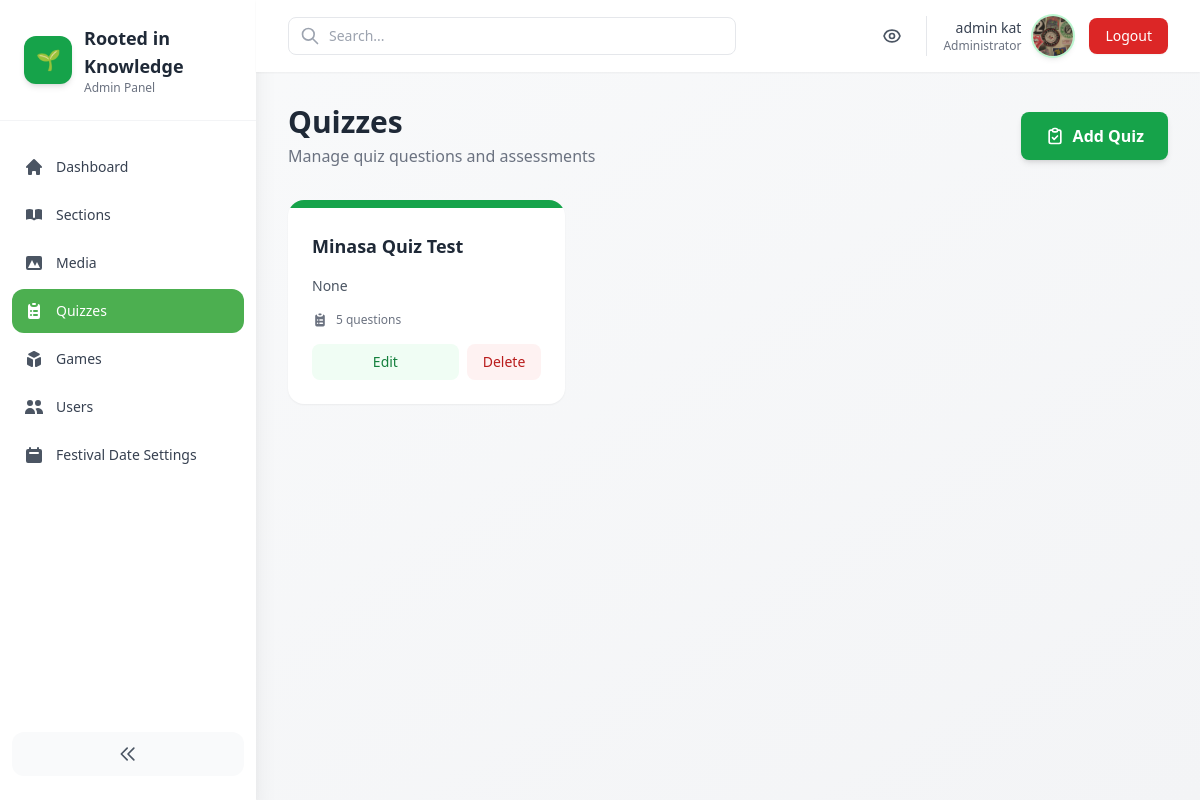
The app's page /admin-panel/quizzes/ (signed in) with its own data.
### core/models.py (models this page shows, shortened)
class StudentProfile(models.Model):
    user = models.OneToOneField(settings.AUTH_USER_MODEL, on_delete=models.CASCADE)
    full_name = models.CharField(max_length=200, blank=True)
    profile_picture = models.ImageField(upload_to='profile_pics/', blank=True, null=True)
    birthday = models.DateField(null=True, blank=True)
    grade = models.PositiveSmallIntegerField(null=True, blank=True)
    must_change_password = models.BooleanField(default=True)
    created_at = models.DateTimeField(auto_now_add=True)

### quizzes/models.py (models this page shows, shortened)
class Quiz(models.Model):
    title = models.CharField(max_length=200)
    article = models.ForeignKey(Article, on_delete=models.SET_NULL, null=True, blank=True)

### core/admin_panel/views.py (the view)
# urls.py: path('admin-panel/quizzes/', admin_views.QuizListView.as_view(), name='admin_quizzes'),
@method_decorator(staff_member_required, name='dispatch')
class QuizListView(ListView):
    model = Quiz
    template_name = 'core/admin_panel/quiz_list.html'
    context_object_name = 'quizzes'
    paginate_by = 12

### core/templates/core/admin_panel/quiz_list.html (shortened to what this page needs)
{% extends 'core/admin_panel/base.html' %}
{% block content %}
<div class="flex flex-col sm:flex-row sm:items-center sm:justify-between mb-8 gap-4">
  <div>
    <h1 class="text-3xl font-bold text-gray-800">Quizzes</h1>
    <p class="text-gray-500 mt-1">Manage quiz questions and assessments</p>
  </div>
  <a href="{% url 'core:admin_quiz_add' %}" class="inline-flex items-center justify-center gap-2 px-6 py-3 bg-green-600 text-white font-semibold rounded-lg hover:bg-green-700 transition-all shadow-md hover:shadow-lg">
    <svg class="w-5 h-5" fill="none" stroke="currentColor" viewBox="0 0 24 24">
      <path stroke-linecap="round" stroke-linejoin="round" stroke-width="2" d="M9 5H7a2 2 0 00-2 2v12a2 2 0 002 2h10a2 2 0 002-2V7a2 2 0 00-2-2h-2M9 5a2 2 0 002 2h2a2 2 0 002-2M9 5a2 2 0 012-2h2a2 2 0 012 2m-6 9l2 2 4-4"></path>
    </svg>
    Add Quiz
  </a>
</div>
<div class="grid grid-cols-1 md:grid-cols-2 lg:grid-cols-3 gap-6">
  {% for q in quizzes %}
  <div class="bg-white rounded-2xl shadow-sm hover:shadow-md transition-all overflow-hidden">
    <div class="h-2 bg-green-600"></div>
    <div class="p-6">
      <div class="flex items-start justify-between mb-3">
        <div class="flex-1">
          <h3 class="text-lg font-bold text-gray-800 mb-1">{{ q.title }}</h3>
        </div>
      </div>
      <p class="text-gray-600 text-sm mb-4 line-clamp-3">{{ q.article|truncatewords:20 }}</p>
      <div class="flex items-center gap-2 text-xs text-gray-500 mb-4">
        <span>{{ q.questions.count }} question{{ q.questions.count|pluralize }}</span>
      </div>
      <div class="flex gap-2">
        <a href="{% url 'core:admin_quiz_edit' q.pk %}" class="flex-1 px-4 py-2 bg-green-50 text-green-700 text-sm font-medium rounded-lg hover:bg-green-100 transition-colors text-center">
          Edit
        </a>
        <a href="{% url 'core:admin_quiz_delete' q.pk %}" class="px-4 py-2 bg-red-50 text-red-700 text-sm font-medium rounded-lg hover:bg-red-100 transition-colors">
          Delete
        </a>
      </div>
    </div>
  </div>
  {% endfor %}
</div>
{% endblock %}

### core/templates/core/admin_panel/base.html (shortened to what this page needs)
<!doctype html>
<html lang="en">
  <head>
    <script src="https://cdn.tailwindcss.com"></script>
  </head>
  <body class="bg-gradient-to-br from-gray-50 to-gray-100 min-h-screen antialiased" x-data="{ sidebarOpen: true, mobileMenuOpen: false }">
    <div class="min-h-screen flex">
      <aside :class="sidebarOpen ? 'w-64' : 'w-20'" class="bg-white shadow-xl transition-all duration-300 h-screen sticky top-0 hidden lg:block">
        <div class="p-6 border-b border-gray-100">
          <div class="flex items-center gap-3">
            <div class="w-12 h-12 bg-green-600 rounded-xl flex items-center justify-center text-white shadow-md flex-shrink-0">
              <span class="text-xl">🌱</span>
            </div>
            <div x-show="sidebarOpen" x-transition>
              <div class="text-lg font-bold text-gray-800">Rooted in Knowledge</div>
              <p class="text-xs text-gray-500">Admin Panel</p>
            </div>
          </div>
        </div>
        <nav class="mt-6 px-3">
          <ul class="space-y-1 text-sm">
            <li>
              <a href="{% url 'core:admin_dashboard' %}" class="flex items-center gap-3 p-3 rounded-xl hover:bg-green-50 transition-all group {% if request.resolver_match.url_name == 'admin_dashboard' %}active-nav{% endif %}">
                <svg class="w-5 h-5 flex-shrink-0 {% if request.resolver_match.url_name == 'admin_dashboard' %}text-white{% else %}text-gray-600 group-hover:text-green-600{% endif %}" fill="currentColor" viewBox="0 0 20 20">
                  <path d="M10.707 2.293a1 1 0 00-1.414 0l-7 7a1 1 0 001.414 1.414L4 10.414V17a1 1 0 001 1h2a1 1 0 001-1v-2a1 1 0 011-1h2a1 1 0 011 1v2a1 1 0 001 1h2a1 1 0 001-1v-6.586l.293.293a1 1 0 001.414-1.414l-7-7z"></path>
                </svg>
                <span x-show="sidebarOpen" class="font-medium {% if request.resolver_match.url_name == 'admin_dashboard' %}text-white{% else %}text-gray-700 group-hover:text-green-600{% endif %}">Dashboard</span>
              </a>
            </li>
            <li>
              <a href="{% url 'core:admin_sections' %}" class="flex items-center gap-3 p-3 rounded-xl hover:bg-green-50 transition-all group {% if 'section' in request.resolver_match.url_name %}active-nav{% endif %}">
                <svg class="w-5 h-5 flex-shrink-0 {% if 'section' in request.resolver_match.url_name %}text-white{% else %}text-gray-600 group-hover:text-green-600{% endif %}" fill="currentColor" viewBox="0 0 20 20">
                  <path d="M9 4.804A7.968 7.968 0 005.5 4c-1.255 0-2.443.29-3.5.804v10A7.969 7.969 0 015.5 14c1.669 0 3.218.51 4.5 1.385A7.962 7.962 0 0114.5 14c1.255 0 2.443.29 3.5.804v-10A7.968 7.968 0 0014.5 4c-1.255 0-2.443.29-3.5.804V12a1 1 0 11-2 0V4.804z"></path>
                </svg>
                <span x-show="sidebarOpen" class="font-medium {% if 'section' in request.resolver_match.url_name %}text-white{% else %}text-gray-700 group-hover:text-green-600{% endif %}">Sections</span>
              </a>
            </li>
            <li>
              <a href="{% url 'core:admin_media' %}" class="flex items-center gap-3 p-3 rounded-xl hover:bg-green-50 transition-all group {% if 'media' in request.resolver_match.url_name %}active-nav{% endif %}">
                <svg class="w-5 h-5 flex-shrink-0 {% if 'media' in request.resolver_match.url_name %}text-white{% else %}text-gray-600 group-hover:text-green-600{% endif %}" fill="currentColor" viewBox="0 0 20 20">
                  <path fill-rule="evenodd" d="M4 3a2 2 0 00-2 2v10a2 2 0 002 2h12a2 2 0 002-2V5a2 2 0 00-2-2H4zm12 12H4l4-8 3 6 2-4 3 6z" clip-rule="evenodd"></path>
                </svg>
                <span x-show="sidebarOpen" class="font-medium {% if 'media' in request.resolver_match.url_name %}text-white{% else %}text-gray-700 group-hover:text-green-600{% endif %}">Media</span>
              </a>
            </li>
            <li>
              <a href="{% url 'core:admin_quizzes' %}" class="flex items-center gap-3 p-3 rounded-xl hover:bg-green-50 transition-all group {% if 'quiz' in request.resolver_match.url_name %}active-nav{% endif %}">
                <svg class="w-5 h-5 flex-shrink-0 {% if 'quiz' in request.resolver_match.url_name %}text-white{% else %}text-gray-600 group-hover:text-green-600{% endif %}" fill="currentColor" viewBox="0 0 20 20">
                  <path d="M9 2a1 1 0 000 2h2a1 1 0 100-2H9z"></path>
                  <path fill-rule="evenodd" d="M4 5a2 2 0 012-2 3 3 0 003 3h2a3 3 0 003-3 2 2 0 012 2v11a2 2 0 01-2 2H6a2 2 0 01-2-2V5zm3 4a1 1 0 000 2h.01a1 1 0 100-2H7zm3 0a1 1 0 000 2h3a1 1 0 100-2h-3zm-3 4a1 1 0 100 2h.01a1 1 0 100-2H7zm3 0a1 1 0 100 2h3a1 1 0 100-2h-3z" clip-rule="evenodd"></path>
                </svg>
                <span x-show="sidebarOpen" class="font-medium {% if 'quiz' in request.resolver_match.url_name %}text-white{% else %}text-gray-700 group-hover:text-green-600{% endif %}">Quizzes</span>
              </a>
            </li>
            <li>
              <a href="{% url 'core:admin_games' %}" class="flex items-center gap-3 p-3 rounded-xl hover:bg-green-50 transition-all group {% if 'game' in request.resolver_match.url_name %}active-nav{% endif %}">
                <svg class="w-5 h-5 flex-shrink-0 {% if 'game' in request.resolver_match.url_name %}text-white{% else %}text-gray-600 group-hover:text-green-600{% endif %}" fill="currentColor" viewBox="0 0 20 20">
                  <path d="M11 17a1 1 0 001.447.894l4-2A1 1 0 0017 15V9.236a1 1 0 00-1.447-.894l-4 2a1 1 0 00-.553.894V17zM15.211 6.276a1 1 0 000-1.788l-4.764-2.382a1 1 0 00-.894 0L4.789 4.488a1 1 0 000 1.788l4.764 2.382a1 1 0 00.894 0l4.764-2.382zM4.447 8.342A1 1 0 003 9.236V15a1 1 0 00.553.894l4 2A1 1 0 009 17v-5.764a1 1 0 00-.553-.894l-4-2z"></path>
                </svg>
                <span x-show="sidebarOpen" class="font-medium {% if 'game' in request.resolver_match.url_name %}text-white{% else %}text-gray-700 group-hover:text-green-600{% endif %}">Games</span>
              </a>
            </li>
            <li>
              <a href="{% url 'core:admin_users' %}" class="flex items-center gap-3 p-3 rounded-xl hover:bg-green-50 transition-all group {% if 'user' in request.resolver_match.url_name %}active-nav{% endif %}">
                <svg class="w-5 h-5 flex-shrink-0 {% if 'user' in request.resolver_match.url_name %}text-white{% else %}text-gray-600 group-hover:text-green-600{% endif %}" fill="currentColor" viewBox="0 0 20 20">
                  <path d="M9 6a3 3 0 11-6 0 3 3 0 016 0zM17 6a3 3 0 11-6 0 3 3 0 016 0zM12.93 17c.046-.327.07-.66.07-1a6.97 6.97 0 00-1.5-4.33A5 5 0 0119 16v1h-6.07zM6 11a5 5 0 015 5v1H1v-1a5 5 0 015-5z"></path>
                </svg>
                <span x-show="sidebarOpen" class="font-medium {% if 'user' in request.resolver_match.url_name %}text-white{% else %}text-gray-700 group-hover:text-green-600{% endif %}">Users</span>
              </a>
            </li>
            <li>
              <a href="{% url 'core:admin_festival_date_settings' %}" class="flex items-center gap-3 p-3 rounded-xl hover:bg-green-50 transition-all group {% if 'festival_date' in request.resolver_match.url_name %}active-nav{% endif %}">
                <svg class="w-5 h-5 flex-shrink-0 {% if 'festival_date' in request.resolver_match.url_name %}text-white{% else %}text-gray-600 group-hover:text-green-600{% endif %}" fill="currentColor" viewBox="0 0 20 20">
                  <path fill-rule="evenodd" d="M6 2a1 1 0 00-1 1v1H4a2 2 0 00-2 2v10a2 2 0 002 2h12a2 2 0 002-2V6a2 2 0 00-2-2h-1V3a1 1 0 10-2 0v1H7V3a1 1 0 00-1-1zm0 5a1 1 0 000 2h8a1 1 0 100-2H6z" clip-rule="evenodd"></path>
                </svg>
                <span x-show="sidebarOpen" class="font-medium {% if 'festival_date' in request.resolver_match.url_name %}text-white{% else %}text-gray-700 group-hover:text-green-600{% endif %}">Festival Date Settings</span>
              </a>
            </li>
          </ul>
        </nav>
        <div class="absolute bottom-6 left-0 right-0 px-3">
          <button @click="sidebarOpen = !sidebarOpen" class="w-full p-3 bg-gray-50 hover:bg-gray-100 rounded-xl transition-all flex items-center justify-center">
            <svg class="w-5 h-5 text-gray-600" fill="none" stroke="currentColor" viewBox="0 0 24 24">
              <path stroke-linecap="round" stroke-linejoin="round" stroke-width="2" d="M11 19l-7-7 7-7m8 14l-7-7 7-7"></path>
            </svg>
          </button>
        </div>
      </aside>
      <div class="flex-1 flex flex-col min-w-0">
        <header class="bg-white shadow-sm sticky top-0 z-40">
          <div class="px-4 sm:px-6 lg:px-8 py-4 flex items-center justify-between">
            <div class="flex items-center gap-4 flex-1">
              <div class="relative max-w-md w-full">
                <input type="search" placeholder="Search..." class="w-full pl-10 pr-4 py-2 border border-gray-200 rounded-lg focus:outline-none focus:ring-2 focus:ring-green-500 focus:border-transparent text-sm" />
                <svg class="w-5 h-5 text-gray-400 absolute left-3 top-1/2 -translate-y-1/2" fill="none" stroke="currentColor" viewBox="0 0 24 24">
                  <path stroke-linecap="round" stroke-linejoin="round" stroke-width="2" d="M21 21l-6-6m2-5a7 7 0 11-14 0 7 7 0 0114 0z"></path>
                </svg>
              </div>
            </div>
            <div class="flex items-center gap-4">
              <a href="/" class="p-2 hover:bg-gray-100 rounded-lg transition" title="View Site">
              </a>
             <a href="{% url 'core:profile' %}">
              <div class="flex items-center gap-3 pl-4 border-l border-gray-200">
                <div class="text-right hidden sm:block">
                  <div class="text-sm font-medium text-gray-700">{{ user.username }}</div>
                  <div class="text-xs text-gray-500">Administrator</div>
                </div>
                {% if user.studentprofile.profile_picture %}
                  <img src="{{ user.studentprofile.profile_picture.url }}" alt="{{ user.username }}" class="w-10 h-10 rounded-full object-cover shadow-md ring-2 ring-green-200">
                {% else %}
                  <div class="w-10 h-10 bg-green-600 rounded-full flex items-center justify-center text-white font-semibold shadow-md">
                    {{ user.username|slice:":1"|upper }}
                  </div>
                {% endif %}
              </div>
             </a>
              <a href="{% url 'logout' %}" class="px-4 py-2 text-sm font-medium text-white bg-red-600 hover:bg-red-700 rounded-lg shadow-sm hover:shadow-md transition-all duration-200">
                Logout
              </a>
            </div>
          </div>
        </header>
        <main class="flex-1 p-4 sm:p-6 lg:p-8">
          {% block content %}{% endblock %}
        </main>
      </div>
    </div>
  </body>
</html>

### core/templates/core/admin_panel/base.html (style rules this page uses)
:root { --green: #4CAF50; --orange: #FF9800; }
.active-nav { background: #4CAF50; color: white; }

### records on screen
Quiz: title "Minasa Quiz Test", article "None", questions.count "5"

### other values on screen
{{ user.username }} "admin kat"
